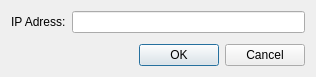
<?xml version="1.0" encoding="UTF-8"?>
<ui version="4.0">
 <class>PlayerSettingsDialogClass</class>
 <widget class="QDialog" name="PlayerSettingsDialogClass">
  <property name="geometry">
   <rect>
    <x>0</x>
    <y>0</y>
    <width>316</width>
    <height>77</height>
   </rect>
  </property>
  <property name="windowTitle">
   <string>Player Settings</string>
  </property>
  <layout class="QVBoxLayout" name="verticalLayout">
   <item>
    <layout class="QHBoxLayout" name="horizontalLayout">
     <item>
      <widget class="QLabel" name="label">
       <property name="text">
        <string>IP Adress:</string>
       </property>
      </widget>
     </item>
     <item>
      <widget class="QLineEdit" name="ip"/>
     </item>
    </layout>
   </item>
   <item>
    <spacer name="verticalSpacer">
     <property name="orientation">
      <enum>Qt::Vertical</enum>
     </property>
     <property name="sizeHint" stdset="0">
      <size>
       <width>20</width>
       <height>15</height>
      </size>
     </property>
    </spacer>
   </item>
   <item>
    <layout class="QHBoxLayout" name="horizontalLayout_2">
     <item>
      <spacer name="horizontalSpacer">
       <property name="orientation">
        <enum>Qt::Horizontal</enum>
       </property>
       <property name="sizeHint" stdset="0">
        <size>
         <width>40</width>
         <height>20</height>
        </size>
       </property>
      </spacer>
     </item>
     <item>
      <widget class="QPushButton" name="ok">
       <property name="text">
        <string>OK</string>
       </property>
       <property name="default">
        <bool>true</bool>
       </property>
      </widget>
     </item>
     <item>
      <widget class="QPushButton" name="cancel">
       <property name="text">
        <string>Cancel</string>
       </property>
      </widget>
     </item>
    </layout>
   </item>
  </layout>
 </widget>
 <layoutdefault spacing="6" margin="11"/>
 <resources/>
 <connections/>
</ui>
